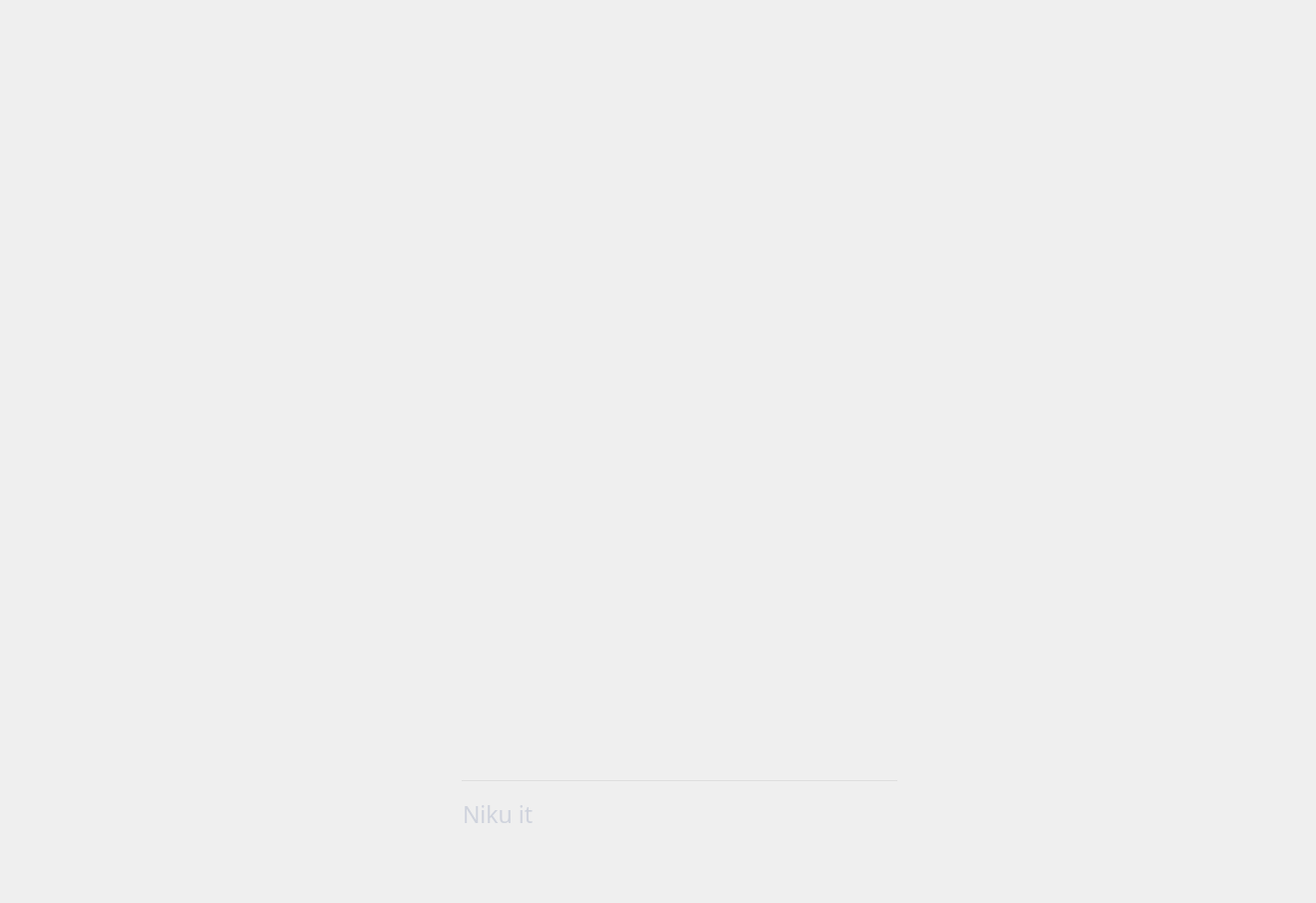
<?xml version="1.0" encoding="UTF-8"?>
<ui version="4.0">
 <class>MainWindow</class>
 <widget class="QMainWindow" name="MainWindow">
  <property name="geometry">
   <rect>
    <x>0</x>
    <y>0</y>
    <width>1317</width>
    <height>904</height>
   </rect>
  </property>
  <property name="minimumSize">
   <size>
    <width>1317</width>
    <height>904</height>
   </size>
  </property>
  <property name="maximumSize">
   <size>
    <width>1317</width>
    <height>904</height>
   </size>
  </property>
  <property name="windowTitle">
   <string>Niku</string>
  </property>
  <property name="windowOpacity">
   <double>0.900000000000000</double>
  </property>
  <property name="styleSheet">
   <string notr="true">QWidget{background-image:url('background.png');}

QScrollBar:vertical {
            border: transparent;
            background: transparent;
            width: 25px;
            margin: 26px 0 26px 0;
        }
        QScrollBar::handle:vertical {
            background: none;
            min-height: 26px;
image:url(&quot;scrollbar/slider.png&quot;)        ;
}

        QScrollBar::add-line:vertical {
            background: none;
            height: 26px;
            subcontrol-position: bottom;
            subcontrol-origin: margin;
        }

        QScrollBar::sub-line:vertical {
            background: none;
            height: 26px;
            subcontrol-position: top left;
            subcontrol-origin: margin;
            position: absolute;
        }

        QScrollBar:up-arrow:vertical{

            width: 26px;
            height: 26px;
            background: none;
            image: url('scrollbar/arrowup.png');
        }

QScrollBar::down-arrow:vertical {
            width: 26px;
            height: 26px;
            background: none;
            image: url('scrollbar/arrowdown.png');
        }

        QScrollBar::add-page:vertical, QScrollBar::sub-page:vertical {
            background: none;
        }</string>
  </property>
  <widget class="QWidget" name="mainwidegt">
   <property name="enabled">
    <bool>true</bool>
   </property>
   <property name="styleSheet">
    <string notr="true"/>
   </property>
   <widget class="QListWidget" name="box">
    <property name="geometry">
     <rect>
      <x>440</x>
      <y>120</y>
      <width>461</width>
      <height>361</height>
     </rect>
    </property>
    <property name="styleSheet">
     <string notr="true">
QListWidget{
background-image:url(&quot;none.png&quot;);
border-image:url(&quot;box.png&quot;);
background-color: transparent;
color:rgba(213, 167, 101, 190);
font-size:12px;
}
</string>
    </property>
    <property name="verticalScrollBarPolicy">
     <enum>Qt::ScrollBarAlwaysOff</enum>
    </property>
    <property name="horizontalScrollBarPolicy">
     <enum>Qt::ScrollBarAlwaysOff</enum>
    </property>
    <property name="sizeAdjustPolicy">
     <enum>QAbstractScrollArea::AdjustToContents</enum>
    </property>
    <property name="tabKeyNavigation">
     <bool>false</bool>
    </property>
    <property name="selectionMode">
     <enum>QAbstractItemView::NoSelection</enum>
    </property>
    <property name="movement">
     <enum>QListView::Free</enum>
    </property>
    <property name="flow">
     <enum>QListView::TopToBottom</enum>
    </property>
    <property name="resizeMode">
     <enum>QListView::Fixed</enum>
    </property>
    <property name="layoutMode">
     <enum>QListView::SinglePass</enum>
    </property>
    <property name="viewMode">
     <enum>QListView::ListMode</enum>
    </property>
    <property name="uniformItemSizes">
     <bool>false</bool>
    </property>
    <property name="sortingEnabled">
     <bool>false</bool>
    </property>
   </widget>
   <widget class="QLineEdit" name="nikubar">
    <property name="geometry">
     <rect>
      <x>460</x>
      <y>780</y>
      <width>440</width>
      <height>69</height>
     </rect>
    </property>
    <property name="font">
     <font>
      <family>Just My Type</family>
      <pointsize>17</pointsize>
      <weight>50</weight>
      <italic>false</italic>
      <bold>false</bold>
     </font>
    </property>
    <property name="styleSheet">
     <string notr="true">background:transparent;
background-image:url('widgets/nikuin.png');
color:rgba(146,160,188,180);

font: 17pt &quot;Just My Type&quot;;
</string>
    </property>
    <property name="placeholderText">
     <string>Niku it</string>
    </property>
    <property name="cursorMoveStyle">
     <enum>Qt::VisualMoveStyle</enum>
    </property>
   </widget>
   <widget class="QTextBrowser" name="trans_text">
    <property name="geometry">
     <rect>
      <x>10</x>
      <y>70</y>
      <width>381</width>
      <height>251</height>
     </rect>
    </property>
    <property name="font">
     <font>
      <family>Lohit Tamil Classical</family>
      <weight>50</weight>
      <italic>true</italic>
      <bold>false</bold>
     </font>
    </property>
    <property name="styleSheet">
     <string notr="true">background:transparent;</string>
    </property>
    <property name="html">
     <string>&lt;!DOCTYPE HTML PUBLIC &quot;-//W3C//DTD HTML 4.0//EN&quot; &quot;http://www.w3.org/TR/REC-html40/strict.dtd&quot;&gt;
&lt;html&gt;&lt;head&gt;&lt;meta name=&quot;qrichtext&quot; content=&quot;1&quot; /&gt;&lt;style type=&quot;text/css&quot;&gt;
p, li { white-space: pre-wrap; }
&lt;/style&gt;&lt;/head&gt;&lt;body style=&quot; font-family:'Lohit Tamil Classical'; font-size:11pt; font-weight:400; font-style:italic;&quot;&gt;
&lt;p style=&quot;-qt-paragraph-type:empty; margin-top:0px; margin-bottom:0px; margin-left:0px; margin-right:0px; -qt-block-indent:0; text-indent:0px;&quot;&gt;&lt;br /&gt;&lt;/p&gt;&lt;/body&gt;&lt;/html&gt;</string>
    </property>
   </widget>
  </widget>
 </widget>
 <resources/>
 <connections/>
</ui>
